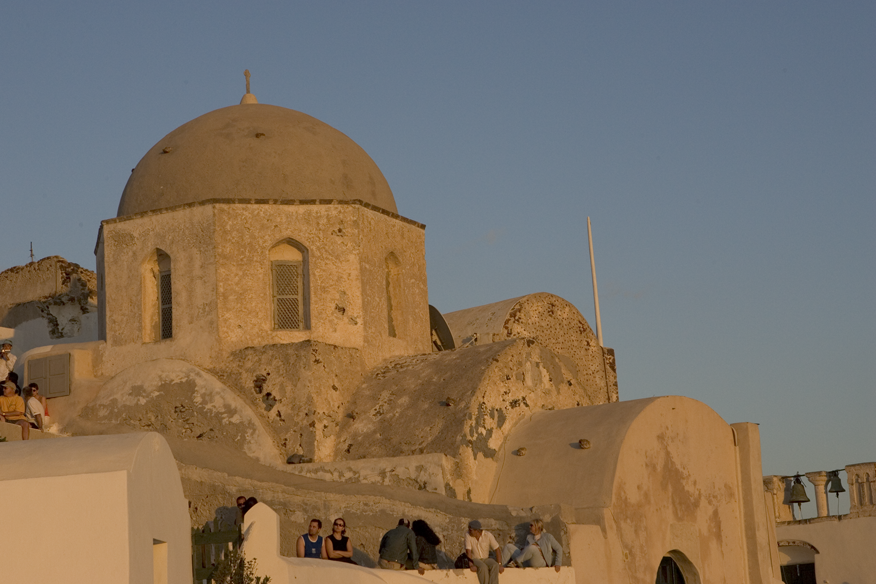
//> input picture denoise/bilateral_grid/python/example.png, 876 x 584 px
$ ./bilateral_grid   (built with g++ and OpenCV 4)
//> lines starting //> are read from the running program, lines starting //| are printed output that depends on the picture
#include "utils.h"

namespace {
    template<typename T>
    inline T square(const T x) {
        return x * x;
    }

    // [6 lines left out: function fast_exp, not called in this run]

    template<typename T>
    // [5 lines left out: function _fast_exp, not called in this run]
}


// [109 lines left out: functions bilateral_mean_filtering, bilateral_grid_mean_filtering, not called in this run]


cv::Mat bilateral_grid_mean_filtering_faster(
        cv::Mat noisy_image,
        const float spatial_sigma=1.0,
        const int intensity_padding=7,
        const int intensity_level=64) {
    assert(noisy_image.channels() == 1 and noisy_image.type() == CV_8UC1 and "only gray images are supported !");
    // 获取图像信息
    const int H = noisy_image.rows;
    const int W = noisy_image.cols;
    // 如果是其他数据类型, 还得转成 float
    // 获取滤波核参数
    const int spatial_padding = std::ceil(3 * spatial_sigma);
    // 构造一个网格
    const int grid_height = H + 2 * spatial_padding;
    const int grid_width = W + 2 * spatial_padding;
    const int grid_intensity = intensity_level + 2 * intensity_padding;
    const int grid_size = grid_height * grid_width * grid_intensity;
    std::vector<float> grid(grid_size, 0);
    std::vector<float> grid_weight(grid_size, 0);
    // 每个网格的长度
    const int grid_interval = std::ceil(255 / intensity_level);
    // 把图像信息填充到网格中
    for(int i = 0;i < H; ++i) {
        uchar* const row_ptr = noisy_image.ptr<uchar>() + i * W;
        for(int j = 0;j < W; ++j) {
            int intensity = row_ptr[j];
            int pos = static_cast<int>(intensity * 1.f / float(grid_interval));
            pos = ((i + spatial_padding) * grid_width + j + spatial_padding) * grid_intensity + pos + intensity_padding;
            grid[pos] += intensity;
            grid_weight[pos] += 1;
        }
    }
    // 准备一个偏移量模板
    int max_k = 0;
    std::vector<int> offset(square<int>(2 * spatial_padding + 1) * (2 * intensity_padding + 1));
    for(int i = -spatial_padding; i <= spatial_padding; ++i)
        for(int j = -spatial_padding; j <= spatial_padding; ++j)
            for(int k = -intensity_padding; k <= intensity_padding; ++k)
                offset[max_k++] = (i * grid_width + j) * grid_intensity + k;
    // 开始在网格中卷积
    std::vector<float> grid_result(grid_size, 0);
    std::vector<float> grid_weight_result(grid_size, 0);

    for(int i = spatial_padding, max_i = grid_height - spatial_padding; i < max_i; ++i) {
        for(int j = spatial_padding, max_j = grid_width - spatial_padding; j < max_j; ++j) {
            // 获取这个点在网格中的位置
            for(int pos = intensity_padding, max_p = grid_intensity - intensity_padding; pos < max_p; ++pos) {
                // 获取在网格中的偏移量
                float* const grid_ptr = grid.data() + (i * grid_width + j) * grid_intensity + pos + intensity_padding;
                float* const weight_ptr = grid_weight.data() + (i * grid_width + j) * grid_intensity + pos + intensity_padding;
                // 开始卷积一个点
                float weight_sum = 0.f;
                float intensity_sum = 0.f;
                for(int k = 0; k < max_k; ++k) {
                    const int p = offset[k];
                    {
                        weight_sum += weight_ptr[p];
                        intensity_sum += grid_ptr[p];
                    }
                }
                // 卷积结束, 得到这个格子的值
//                std::cout << value << std::endl;
                // 根据结果来网格中求值
                grid_result[(i * grid_width + j) * grid_intensity + pos + intensity_padding] = intensity_sum / max_k;
                grid_weight_result[(i * grid_width + j) * grid_intensity + pos + intensity_padding] = weight_sum / max_k;
            }
        }
    }


    // 准备一个结果
    int cnt = 0;
    cv::Mat result(H, W, CV_8UC1);
    uchar* const res_ptr = result.ptr<uchar>();
    // 对于结果中每一个点, 去 grid_result 中去插值得到结果
    for(int i = 0;i < H; ++i) {
        for(int j = 0;j < W; ++j) {
            // 计算这个点在网格中的坐标
            const float x = i + spatial_padding;
            const float y = j + spatial_padding;
            const float z = noisy_image.data[i * W + j] * 1.f / float(grid_interval) + intensity_padding;
            // 三次线性插值, 两个分支
            // wi / w 是最终的加权结果
//            res_ptr[cnt++] = cv::saturate_cast<uchar>(interp_res);
        }
    }
    return result;
}


int main() {
    std::setbuf(stdout, 0);

    // 读取图像
    cv::Mat noisy_image = cv::imread("./images/input/example.png", 0);
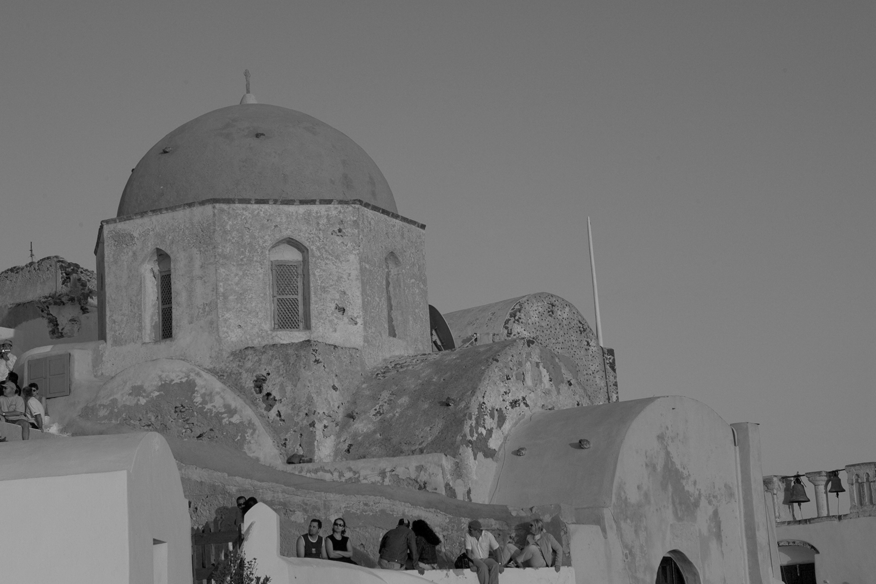
//> noisy_image: 584 rows x 876 cols, CV_8UC1; min 0, max 195, mean 114.4
    cv::resize(noisy_image, noisy_image, {50, 50});
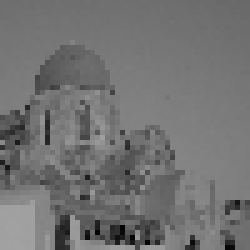
//> noisy_image: 50 rows x 50 cols, CV_8UC1 (shown 5 times larger); min 3, max 162, mean 114.2

    // 用最暴力的网格做均值滤波
//    auto smoothed = bilateral_grid_mean_filtering(
//            noisy_image, 1.5, 30, 255);

    // 优化上面, 对亮度域做分级, 加速
    auto smoothed = bilateral_grid_mean_filtering_faster(
            noisy_image, 1.0, 7.0);
//> after the loop in bilateral_grid_mean_filtering_faster, `for(int i = 0;i < H; ++i)`: grid = 244608 items
//> smoothed: 50 rows x 50 cols, CV_8UC1; every value is 0


    // 单纯用均值滤波
    // auto smoothed = bilateral_mean_filtering(noisy_image, 1.5, 30);


    cv_show(cv_concat({noisy_image, smoothed}));
//> (this line was passed over: cv_concat is not available in this run)

    return 0;
}
